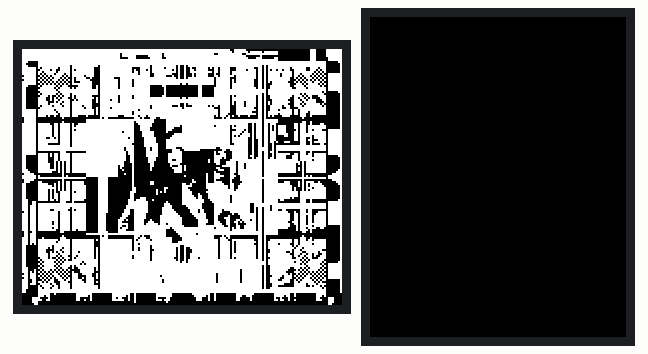
The sketch below on a simulated ESP32. Shown: 2 × 160×128 colour display. Random numbers use the default seed unless the sketch sets one.

Above: at 1.3 s.
At 6.35 s:
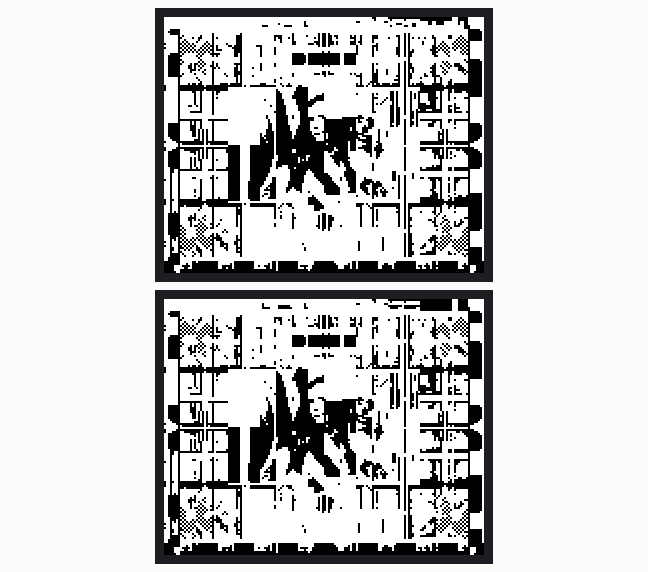
At 14.67 s:
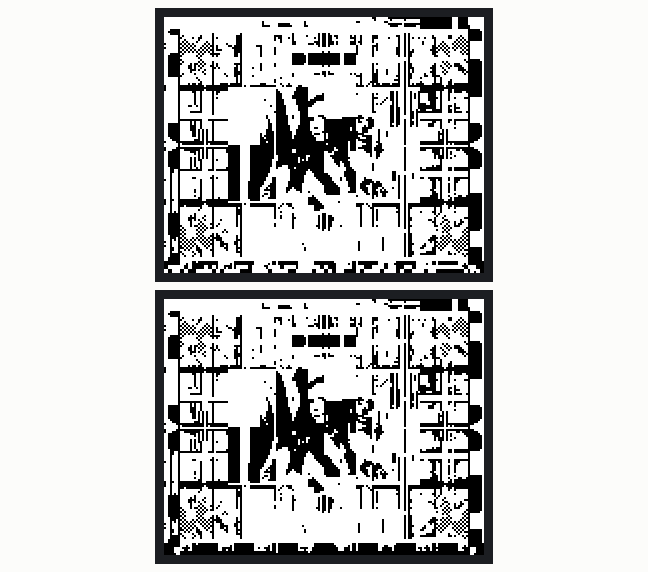
At 23.0 s:
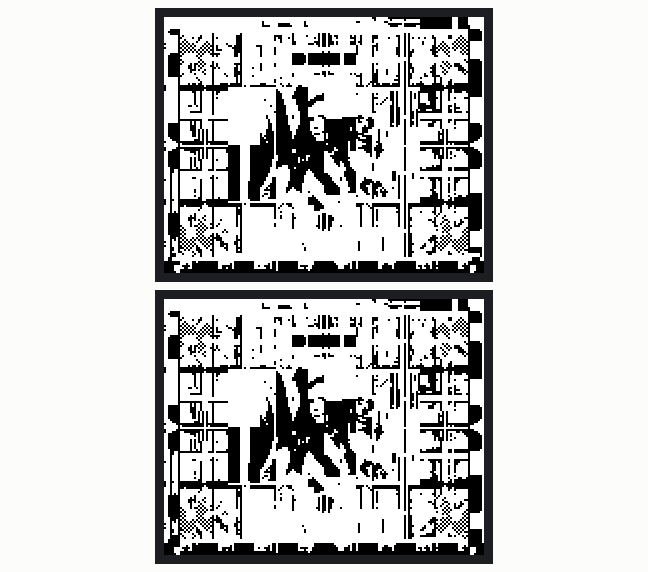
At 31.33 s:
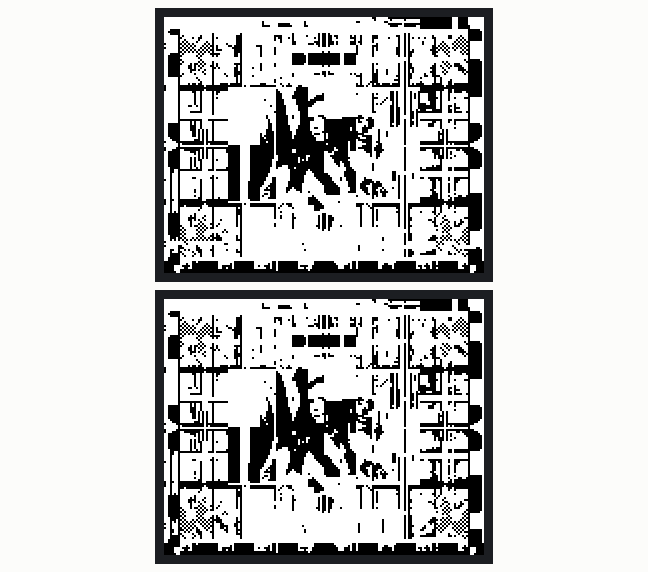
At 39.65 s:
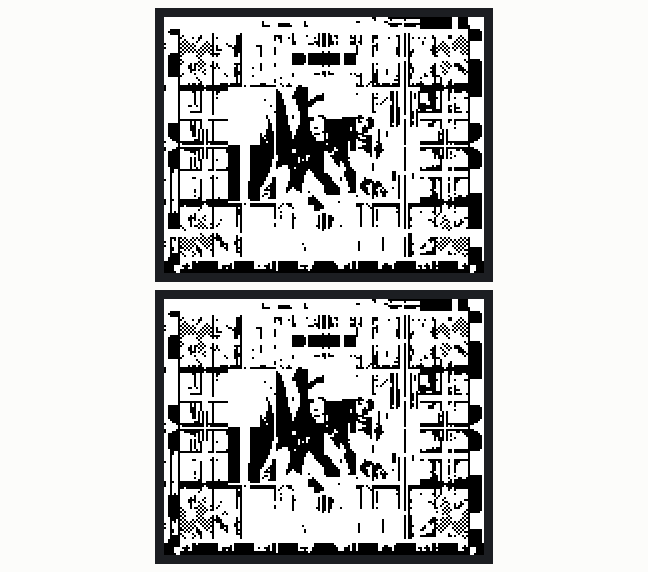

Measured:
- what the display in image 0 shows lasts 4.9 s, from 1.3 s to 6.2 s

The sketch:

esp32_tft_screen_static_v1_4.ino
```cpp
// ESP WROOM 32 Plotting and manipulating graphics on 160x128 screen
// 2022/04/06
// Turning code in to a class
#include <SPI.h>
#include <TFT_eSPI.h>
unsigned char Testcard_F[] PROGMEM = {
  0xff, 0xff, 0xff, 0xff, 0xff, 0xff, 0xff, 0xff, 0xff, 0xff, 0xff, 0xff, 0xff, 0xfc, 0x00, 0x00,
0x00, 0x00, 0x07, 0xff, 0xff, 0xff, 0xff, 0xff, 0xff, 0xff, 0xff, 0xff, 0xff, 0xff, 0xff, 0xff,
0xff, 0xfd, 0xfd, 0xfe, 0x00, 0x00, 0x07, 0xff, 0xff, 0xff, 0xff, 0xff, 0xff, 0xff, 0xfd, 0xff,
0xbf, 0xff, 0xff, 0xff, 0xfc, 0x3f, 0xff, 0xff, 0x00, 0x00, 0x07, 0xff, 0xff, 0xff, 0xff, 0xff,
0xff, 0xff, 0xfd, 0x81, 0xbf, 0xff, 0xff, 0xff, 0xff, 0xff, 0x80, 0x00, 0x00, 0x00, 0x07, 0xff,
0xff, 0xff, 0xff, 0xff, 0xff, 0xff, 0xe1, 0x01, 0x3f, 0xff, 0xff, 0xff, 0xff, 0xff, 0xe1, 0xc0,
0x00, 0x00, 0x07, 0xfe, 0xff, 0xff, 0xff, 0xff, 0xff, 0xff, 0xff, 0xff, 0xff, 0xff, 0xff, 0xff,
0xff, 0xff, 0xff, 0xff, 0x00, 0x00, 0x07, 0xfe, 0x07, 0xff, 0xff, 0xff, 0xff, 0xff, 0xff, 0xff,
0xff, 0xff, 0xff, 0xff, 0xff, 0xff, 0xff, 0xff, 0xff, 0xff, 0xff, 0xc0, 0x03, 0xff, 0xff, 0xff,
0xff, 0xff, 0xff, 0xff, 0xff, 0xff, 0xff, 0xff, 0xff, 0xff, 0xff, 0xff, 0xff, 0xff, 0xff, 0x80,
0x07, 0xff, 0xff, 0xfe, 0xbf, 0xff, 0xff, 0xff, 0xfe, 0x5f, 0xfa, 0xff, 0xff, 0xff, 0xff, 0xfa,
0xff, 0xff, 0xff, 0x80, 0x7f, 0xfd, 0xfb, 0xfe, 0x8f, 0xff, 0x7f, 0xf8, 0x7e, 0x5f, 0x92, 0x5f,
0xfb, 0xf8, 0xcf, 0xfa, 0xbf, 0x3f, 0xef, 0x80, 0x7f, 0xbe, 0xf9, 0xfa, 0x8f, 0xff, 0x7f, 0xb9,
0xfe, 0x57, 0xb2, 0x1f, 0xfb, 0xf8, 0xde, 0x6a, 0x3b, 0x3f, 0xd7, 0x80, 0x7f, 0xfb, 0xfd, 0xfe,
0x8f, 0xff, 0x7f, 0xfb, 0xfe, 0x5f, 0xf2, 0x7f, 0xfb, 0xfe, 0xdf, 0xfa, 0x7f, 0xff, 0xab, 0x80,
0x7f, 0xf5, 0xde, 0xfe, 0x8f, 0xff, 0xff, 0xfb, 0xfc, 0x47, 0xa2, 0x1f, 0xf9, 0xfe, 0xdf, 0xfa,
0x7d, 0xf7, 0x55, 0xfe, 0x7e, 0xaa, 0xaf, 0x7e, 0x8f, 0xff, 0xff, 0xff, 0xfc, 0x48, 0xa2, 0x1f,
0xfb, 0xfb, 0xdf, 0xfa, 0x7d, 0xeb, 0xaa, 0xfe, 0x7f, 0x55, 0x57, 0xfa, 0x84, 0x3f, 0xfe, 0xff,
0xff, 0x5f, 0xfa, 0xff, 0xfe, 0xf8, 0xdf, 0xfa, 0x3f, 0xd5, 0x55, 0xfe, 0x7e, 0xaa, 0xab, 0xfa,
0x83, 0xff, 0x7e, 0xff, 0xff, 0xff, 0xff, 0xff, 0xfe, 0xfa, 0xcf, 0xfa, 0x3f, 0xaa, 0xaa, 0xfe,
0x7f, 0x55, 0x55, 0xe2, 0x87, 0xff, 0x7e, 0xff, 0xff, 0xff, 0xff, 0xff, 0xfe, 0xfa, 0xcf, 0xea,
0x1f, 0xd5, 0x5d, 0xfe, 0x7f, 0xaa, 0xaa, 0xfe, 0x87, 0xff, 0x7e, 0xff, 0xff, 0x7f, 0xfb, 0xff,
0xfe, 0xfe, 0xcf, 0xe2, 0x3f, 0xae, 0xaf, 0xfe, 0x07, 0xfd, 0x75, 0xf0, 0xa7, 0xff, 0x7e, 0xff,
0xc0, 0x00, 0x00, 0x03, 0xfe, 0xfe, 0xcf, 0xf2, 0x3f, 0xdf, 0x5f, 0xfe, 0x03, 0xfe, 0xfa, 0xfa,
0xa7, 0xff, 0xfe, 0xff, 0x80, 0x00, 0x00, 0x03, 0xff, 0xfe, 0xdf, 0xf2, 0x7f, 0xbe, 0xff, 0xfe,
0x03, 0xff, 0xfd, 0xff, 0xbf, 0xff, 0xff, 0xff, 0x80, 0x00, 0x00, 0x03, 0xff, 0xff, 0xff, 0xfb,
0xff, 0xff, 0xff, 0xfe, 0x03, 0xfe, 0xfb, 0xff, 0xbf, 0xff, 0xff, 0xff, 0x80, 0x00, 0x00, 0x03,
0xff, 0xff, 0xff, 0xfb, 0xff, 0xff, 0xbf, 0xc0, 0x03, 0xfd, 0xf5, 0xfe, 0xbf, 0xff, 0xff, 0xff,
0x80, 0x00, 0x00, 0x03, 0xff, 0xff, 0xff, 0xfa, 0xff, 0xd7, 0x7f, 0x80, 0x03, 0x5e, 0xea, 0xfa,
0x87, 0xff, 0x7e, 0xff, 0xc0, 0x00, 0x00, 0x03, 0xff, 0xfa, 0xdf, 0xf2, 0x7f, 0xaf, 0xf1, 0x80,
0x03, 0x4f, 0x75, 0xfa, 0xaf, 0xff, 0x7e, 0xff, 0xff, 0x7f, 0xfb, 0xff, 0xff, 0xfe, 0xdf, 0xf2,
0x3f, 0x5b, 0xe1, 0x80, 0x03, 0x4f, 0xfb, 0xf4, 0xa7, 0xef, 0xfe, 0xff, 0xff, 0xff, 0xff, 0xff,
0xff, 0xfe, 0xdf, 0xe2, 0x1f, 0xb7, 0xc7, 0x80, 0x03, 0x1f, 0xed, 0xfe, 0xa7, 0xff, 0xfe, 0xff,
0xff, 0xff, 0xff, 0xff, 0xff, 0x7a, 0xdf, 0xea, 0x3f, 0xef, 0x87, 0x80, 0x03, 0xdf, 0xf7, 0xfe,
0x87, 0xff, 0xff, 0xff, 0xff, 0x7f, 0xfa, 0xff, 0xff, 0x7a, 0xdf, 0xea, 0x1f, 0xd7, 0x5f, 0x80,
0x03, 0x7d, 0xef, 0xbe, 0x87, 0xff, 0xff, 0xff, 0xfe, 0x47, 0xe2, 0x5f, 0xfb, 0x78, 0xdf, 0xf2,
0x3b, 0xef, 0xbf, 0x80, 0x03, 0xfe, 0xff, 0x7e, 0xa7, 0xef, 0xff, 0xff, 0xfe, 0xff, 0xfe, 0xff,
0xf8, 0xf8, 0xcf, 0xf2, 0x33, 0xfc, 0xff, 0x80, 0x7f, 0xff, 0xfe, 0xfe, 0xaf, 0xff, 0xff, 0xfb,
0xff, 0xff, 0xff, 0xff, 0xfb, 0xf8, 0xdf, 0xf2, 0x7e, 0xfb, 0xff, 0x80, 0x7f, 0xff, 0xfd, 0xfe,
0xaf, 0xff, 0x7f, 0xff, 0xff, 0xff, 0xff, 0xff, 0xfb, 0xf8, 0xc7, 0xfa, 0x7f, 0x7b, 0xff, 0x80,
0x7f, 0xff, 0xfb, 0xfe, 0xaf, 0xff, 0x7f, 0xff, 0xff, 0xff, 0xff, 0xff, 0x7b, 0xf8, 0xdf, 0xfa,
0x7e, 0x3b, 0xff, 0x80, 0x7f, 0x2f, 0xf9, 0x0e, 0x81, 0xff, 0xf8, 0xbb, 0xff, 0xff, 0xff, 0xff,
0xba, 0x12, 0xc2, 0x2a, 0x3c, 0x38, 0x01, 0x80, 0x7e, 0x00, 0x10, 0x00, 0x80, 0x06, 0x00, 0x17,
0xe7, 0xff, 0xff, 0xff, 0xd0, 0x00, 0xc0, 0x02, 0x00, 0x10, 0x00, 0x80, 0x7e, 0x00, 0x00, 0x00,
0xff, 0xff, 0xff, 0xff, 0x03, 0xff, 0xff, 0xff, 0xff, 0xff, 0xff, 0xfe, 0x00, 0x00, 0x00, 0x80,
0x7e, 0x00, 0x10, 0x00, 0xff, 0xff, 0xff, 0xfe, 0x03, 0xff, 0xff, 0xff, 0xff, 0xff, 0xff, 0xfe,
0x00, 0x30, 0x01, 0x80, 0x7f, 0x3f, 0xfb, 0xf2, 0xff, 0xff, 0xff, 0xfc, 0x01, 0xff, 0xff, 0xff,
0xff, 0xff, 0xe9, 0x76, 0x00, 0x3b, 0x61, 0x80, 0x7f, 0x7f, 0xfb, 0xfa, 0xff, 0xff, 0xff, 0xf8,
0x01, 0x7f, 0xff, 0xff, 0xfe, 0xfa, 0xe9, 0x56, 0x0f, 0xbb, 0xff, 0x80, 0x7f, 0x7f, 0xfb, 0xfe,
0xff, 0xff, 0xff, 0xf8, 0x00, 0x0f, 0xff, 0xff, 0xff, 0xfe, 0xe9, 0x56, 0x0f, 0xbb, 0xff, 0x80,
0x7f, 0x7f, 0xfb, 0xfa, 0xff, 0xff, 0xff, 0xf8, 0x00, 0x07, 0xff, 0xff, 0xff, 0x78, 0xe9, 0x56,
0x0f, 0xba, 0x3d, 0xfe, 0x7f, 0x7f, 0xfb, 0xfe, 0xff, 0xff, 0xfb, 0xf0, 0x03, 0x01, 0xff, 0xff,
0xff, 0xbe, 0xe9, 0x76, 0x0f, 0xbb, 0xff, 0xfe, 0x7f, 0x7f, 0xfb, 0xfe, 0xff, 0xff, 0xff, 0xf0,
0x03, 0xf0, 0xff, 0xff, 0xff, 0xde, 0xeb, 0x76, 0x1f, 0xfb, 0xff, 0xfe, 0x7f, 0x7f, 0xfb, 0xfe,
0xff, 0xff, 0xff, 0xf0, 0x03, 0xf8, 0xff, 0xff, 0xff, 0xea, 0xeb, 0x76, 0x18, 0xfb, 0xfd, 0xfe,
0x7f, 0xcf, 0xfa, 0xfe, 0xff, 0xff, 0xdf, 0xe0, 0x07, 0xfc, 0xff, 0xff, 0xff, 0xfe, 0xe9, 0x76,
0x00, 0x3b, 0xfd, 0xfe, 0x7f, 0xff, 0xfb, 0xfe, 0xff, 0xff, 0xff, 0xe0, 0x07, 0xff, 0xff, 0xff,
0xff, 0xfe, 0xc9, 0x76, 0x00, 0xbb, 0xf1, 0xfe, 0x7f, 0xff, 0xfb, 0xfe, 0xff, 0xff, 0xff, 0xe0,
0x07, 0xff, 0xff, 0xff, 0xff, 0xfe, 0xc9, 0xb6, 0x38, 0x38, 0xfd, 0xfe, 0x7f, 0x1f, 0xf8, 0xfe,
0xff, 0xff, 0x7f, 0xe0, 0x0f, 0xff, 0xff, 0xff, 0xff, 0xfc, 0xc9, 0x26, 0x00, 0x38, 0x61, 0xfe,
0x7f, 0xff, 0xff, 0xfe, 0xff, 0xff, 0xff, 0xe0, 0x0f, 0xff, 0xff, 0xff, 0xff, 0xff, 0xc9, 0xa6,
0xff, 0xff, 0xff, 0xfe, 0x7f, 0xff, 0xff, 0xff, 0xff, 0xff, 0xf7, 0xc0, 0x0e, 0x1f, 0xff, 0xff,
0xf9, 0xff, 0xc9, 0xa7, 0xff, 0xff, 0xff, 0xfe, 0x7f, 0xff, 0xff, 0xff, 0xff, 0xff, 0xf7, 0xc0,
0x0e, 0x78, 0xfe, 0x01, 0x30, 0xff, 0xc9, 0xa7, 0xff, 0xff, 0xff, 0xfe, 0x7f, 0x00, 0x38, 0x00,
0xff, 0xff, 0xef, 0xc0, 0x0f, 0xf8, 0x00, 0x00, 0x1d, 0xfe, 0xc9, 0xb6, 0x00, 0x38, 0x01, 0xfe,
0x7f, 0x5f, 0xfb, 0xfe, 0xff, 0xff, 0xef, 0xc0, 0x0f, 0xfe, 0x00, 0x00, 0x39, 0xfe, 0xc9, 0xa6,
0x3f, 0xbb, 0xfd, 0xfe, 0x03, 0x5f, 0xfb, 0xfe, 0xff, 0xff, 0xcf, 0xc0, 0x0f, 0xfe, 0x00, 0x00,
0x3f, 0xfe, 0xcd, 0xa6, 0x8f, 0xfb, 0xfd, 0xc0, 0x03, 0x1f, 0xfb, 0xfe, 0xff, 0xff, 0xcf, 0x80,
0x07, 0xfe, 0x00, 0x00, 0x2f, 0xfe, 0xe9, 0xb6, 0x8f, 0xfb, 0xff, 0x80, 0x03, 0x1f, 0xfb, 0xfe,
0xff, 0xff, 0xcf, 0x80, 0x07, 0xe6, 0x00, 0x20, 0x07, 0xff, 0xff, 0xfe, 0xff, 0xfb, 0xfd, 0x80,
0x03, 0x1f, 0xd5, 0xfe, 0xff, 0xff, 0xc7, 0x80, 0x03, 0xfe, 0x00, 0x20, 0xc7, 0xf7, 0xff, 0xfe,
0xff, 0xd7, 0xff, 0x80, 0x03, 0x3f, 0xd5, 0xfe, 0xff, 0xff, 0x87, 0x00, 0x03, 0x7c, 0x00, 0x00,
0xc6, 0x77, 0xff, 0xfe, 0xff, 0xd5, 0xff, 0x80, 0x03, 0x3f, 0xd5, 0xfe, 0xff, 0xff, 0x86, 0x00,
0x03, 0xc4, 0x02, 0x00, 0xf0, 0x77, 0xff, 0xfe, 0xff, 0xd1, 0xff, 0x80, 0x03, 0x3f, 0xd5, 0xfe,
0xff, 0xff, 0x82, 0x00, 0x01, 0xf8, 0x02, 0x00, 0x06, 0x77, 0xff, 0xfe, 0xff, 0xd5, 0xff, 0x80,
0x07, 0xff, 0xd5, 0xfe, 0xff, 0xff, 0x84, 0x00, 0x01, 0xf0, 0x02, 0x00, 0x1c, 0xf7, 0xff, 0xfe,
0xff, 0xd5, 0xff, 0xc0, 0x0f, 0x7f, 0xd4, 0xfe, 0xff, 0xff, 0x80, 0x00, 0x00, 0xf0, 0x00, 0x00,
0x01, 0xf7, 0xff, 0xfe, 0xff, 0xd1, 0xff, 0xe0, 0x3e, 0x00, 0x10, 0x00, 0xff, 0xff, 0x88, 0x00,
0x00, 0x00, 0x00, 0x10, 0x07, 0xf3, 0xff, 0xfe, 0x00, 0x10, 0x00, 0xf8, 0x7f, 0x01, 0x50, 0x00,
0xff, 0xff, 0x80, 0x00, 0x00, 0x00, 0x02, 0x10, 0x1f, 0xe7, 0xff, 0xfe, 0x00, 0x50, 0x01, 0xfe,
0x7f, 0xff, 0xff, 0xff, 0xc0, 0x07, 0x80, 0x00, 0x00, 0x00, 0x00, 0x10, 0x07, 0xe3, 0xff, 0xff,
0xff, 0xff, 0xff, 0xfe, 0x3e, 0x00, 0x10, 0x00, 0xc0, 0x07, 0x80, 0x00, 0x00, 0x00, 0x20, 0x10,
0x01, 0xe1, 0xff, 0xfe, 0x00, 0x10, 0x00, 0xf8, 0x0e, 0x03, 0xd4, 0x7e, 0xc0, 0x07, 0x80, 0x00,
0x03, 0x00, 0x60, 0x10, 0x0f, 0xc1, 0xff, 0xfe, 0x38, 0xd4, 0x13, 0xe0, 0x03, 0x1f, 0xd5, 0x7e,
0xc0, 0x07, 0x80, 0x00, 0x03, 0x00, 0x13, 0xf0, 0x1f, 0xe3, 0xff, 0xfe, 0x3f, 0x54, 0x3f, 0xc0,
0x03, 0x7f, 0xd5, 0xfe, 0xc0, 0x07, 0x80, 0x00, 0x00, 0x00, 0x1f, 0xf0, 0x7f, 0xf3, 0xff, 0xfe,
0x7f, 0x54, 0x7f, 0x80, 0x03, 0xff, 0xd5, 0xfe, 0xc0, 0x07, 0x80, 0x01, 0x80, 0x01, 0x07, 0xf0,
0x7f, 0xf3, 0xff, 0xfe, 0x7f, 0xd1, 0xfd, 0x80, 0x03, 0x5f, 0xd5, 0xfe, 0xc0, 0x07, 0x80, 0x01,
0x88, 0x00, 0x0f, 0xe0, 0xff, 0xfb, 0xff, 0xfe, 0x7f, 0x51, 0xff, 0x80, 0x03, 0x5f, 0xf9, 0xfa,
0xc0, 0x07, 0xc0, 0x01, 0xa8, 0x00, 0x1f, 0xf0, 0xff, 0xff, 0xff, 0xfe, 0xff, 0xfb, 0xff, 0x80,
0x03, 0x5f, 0xfb, 0xfe, 0xc0, 0x07, 0xc0, 0x00, 0x08, 0x00, 0x1f, 0xe1, 0xff, 0xff, 0xff, 0xfe,
0xff, 0xfb, 0xff, 0x80, 0x03, 0x5f, 0xfb, 0xfe, 0xc0, 0x07, 0xc0, 0x00, 0x00, 0x00, 0x3f, 0xe3,
0xff, 0xfe, 0xff, 0xfe, 0xff, 0xfb, 0xff, 0x80, 0x03, 0x5f, 0xfb, 0xfe, 0xc0, 0x07, 0xc0, 0x38,
0x00, 0x00, 0x7f, 0xe3, 0xff, 0xfe, 0xff, 0xfe, 0xbf, 0xf8, 0xff, 0x80, 0x07, 0xdf, 0xfa, 0x7e,
0xc0, 0x07, 0xe0, 0x3e, 0x02, 0x00, 0xff, 0xc7, 0xff, 0xfe, 0xff, 0xfe, 0x06, 0x38, 0x01, 0xc0,
0x67, 0x00, 0x38, 0x02, 0xc0, 0x07, 0xe0, 0x7f, 0x00, 0x01, 0xff, 0x87, 0xff, 0xfe, 0xff, 0xfe,
0x00, 0x38, 0x01, 0xfe, 0x67, 0xff, 0xff, 0xff, 0xc0, 0x07, 0xe0, 0x7f, 0x80, 0x03, 0xff, 0x03,
0xff, 0xff, 0xf3, 0xff, 0xff, 0xff, 0xff, 0xfe, 0x77, 0xff, 0xff, 0xff, 0xc0, 0x07, 0xf0, 0x7f,
0x80, 0x07, 0xfc, 0x03, 0xff, 0xff, 0xf3, 0xef, 0xff, 0xff, 0xff, 0xfe, 0x77, 0xff, 0xff, 0xfe,
0xc0, 0x07, 0xf0, 0x7f, 0xc0, 0x07, 0xf8, 0x03, 0xff, 0xff, 0xd3, 0xee, 0xff, 0xff, 0xff, 0xfe,
0x77, 0x3f, 0x7f, 0xfa, 0xc0, 0x07, 0x38, 0x7f, 0xc0, 0x0f, 0xf0, 0x06, 0xef, 0xff, 0xd3, 0xee,
0x0c, 0xb8, 0x01, 0xfe, 0x76, 0xff, 0xfb, 0xfe, 0xc0, 0x07, 0x38, 0x7f, 0xc0, 0x1f, 0xf0, 0x06,
0x0f, 0xff, 0xd3, 0xfe, 0x1f, 0xb9, 0xf1, 0xfe, 0x77, 0xff, 0xfb, 0xfe, 0xc0, 0x03, 0x3c, 0x3f,
0xc0, 0x3f, 0xe0, 0x0f, 0x07, 0xf2, 0xdf, 0xfe, 0x3f, 0xfb, 0xf9, 0xfe, 0x77, 0xff, 0xfb, 0xfe,
0xc0, 0x03, 0x1c, 0x3f, 0xe0, 0x7f, 0xc0, 0x0f, 0x83, 0xe0, 0xdf, 0xfe, 0x3f, 0xbb, 0xfd, 0xfe,
0x77, 0xff, 0xfb, 0xfe, 0xc0, 0x03, 0x0e, 0x3f, 0xe0, 0xff, 0x80, 0x0f, 0xe3, 0xe0, 0xdf, 0xfe,
0x3f, 0xbb, 0xfd, 0xfe, 0x77, 0xff, 0xfb, 0xfe, 0xc0, 0x03, 0x17, 0x1f, 0xe1, 0xff, 0x00, 0x1f,
0xc3, 0xd8, 0xdb, 0xfe, 0x3f, 0xbb, 0xfd, 0xfe, 0x77, 0x7f, 0xfb, 0xfe, 0xc0, 0x03, 0x03, 0x9f,
0xe3, 0xff, 0x00, 0x1f, 0xc7, 0xac, 0xdf, 0xfe, 0x9f, 0xbb, 0xfd, 0xfe, 0x77, 0x7f, 0xfb, 0xfe,
0xc0, 0x03, 0x1f, 0xdf, 0xef, 0xfe, 0x00, 0x0f, 0xcf, 0x08, 0xdf, 0xfe, 0x3f, 0xbb, 0xff, 0xfe,
0x77, 0xff, 0xfb, 0xfe, 0xc0, 0x03, 0x13, 0xff, 0xff, 0xff, 0x01, 0xff, 0x9f, 0x98, 0xdf, 0xfe,
0x3f, 0xfa, 0xfd, 0x80, 0x77, 0x7f, 0xfb, 0xfe, 0xc0, 0x03, 0x1d, 0xff, 0xff, 0xfb, 0xff, 0xff,
0xfe, 0x9a, 0xdf, 0xfe, 0x1f, 0xba, 0x67, 0x80, 0x77, 0xff, 0xf9, 0xf6, 0xc0, 0x03, 0x0f, 0xff,
0xff, 0xf0, 0xff, 0xff, 0xff, 0xfe, 0xdf, 0xfe, 0x00, 0x7a, 0x01, 0x80, 0x66, 0x00, 0x18, 0x00,
0xc0, 0x07, 0xff, 0xff, 0xff, 0xe0, 0xff, 0xff, 0xff, 0xff, 0xff, 0xfe, 0x00, 0x30, 0x01, 0x80,
0x76, 0x00, 0x00, 0x00, 0xff, 0xff, 0xff, 0xff, 0xff, 0xc0, 0x7f, 0xff, 0xff, 0xff, 0xff, 0xfe,
0x00, 0x00, 0x00, 0x80, 0x76, 0x00, 0x10, 0x00, 0x80, 0x06, 0x00, 0x17, 0xff, 0x80, 0xff, 0xff,
0xd0, 0x00, 0xc0, 0x02, 0x00, 0x10, 0x00, 0x80, 0x77, 0x04, 0x38, 0x00, 0x80, 0x07, 0x00, 0x3b,
0xff, 0x07, 0xff, 0xff, 0xb8, 0x00, 0xc0, 0x02, 0x00, 0x38, 0x01, 0x80, 0x77, 0xff, 0xfb, 0xfe,
0xaf, 0xff, 0x7f, 0xfd, 0xfe, 0x07, 0xff, 0xff, 0x7b, 0xfe, 0xcf, 0xf2, 0x7f, 0xbb, 0xfd, 0x80,
0x77, 0xff, 0xfd, 0xfe, 0x8f, 0xff, 0x7f, 0xff, 0xff, 0xc7, 0xff, 0xff, 0xfb, 0xfa, 0xdf, 0xfa,
0x7f, 0xfb, 0xff, 0x80, 0x57, 0xff, 0xff, 0xfe, 0x8f, 0xff, 0x7f, 0xfb, 0xff, 0xff, 0xff, 0xff,
0xfb, 0xfa, 0xcf, 0xfa, 0x3e, 0xfb, 0xfd, 0x80, 0x03, 0x7f, 0xff, 0xfe, 0x8f, 0xff, 0x7f, 0xff,
0xfe, 0x7f, 0xfe, 0xff, 0xfb, 0xfa, 0xdf, 0xfa, 0x7f, 0xfd, 0xff, 0x80, 0x03, 0x5f, 0xef, 0xfe,
0xaf, 0xff, 0x7f, 0xfb, 0xfe, 0x5f, 0xf2, 0xff, 0xfb, 0xfa, 0xdf, 0xfa, 0xff, 0xee, 0xff, 0x80,
0x03, 0x0f, 0xf7, 0xfe, 0xaf, 0xff, 0x7f, 0xfb, 0xfc, 0x5f, 0xe2, 0xff, 0xfb, 0xfa, 0xdf, 0xf2,
0x7f, 0xf7, 0x3f, 0x80, 0x03, 0x4f, 0xed, 0xee, 0xaf, 0xff, 0xff, 0xff, 0xfe, 0x5f, 0xe2, 0xff,
0xfb, 0xfa, 0xdf, 0xf2, 0x4f, 0xcf, 0xef, 0x80, 0x03, 0xdf, 0xfb, 0xfe, 0xaf, 0xff, 0xff, 0xff,
0xfe, 0x5f, 0xf2, 0xff, 0xfb, 0xfe, 0xdf, 0xfa, 0x3f, 0xb7, 0xcd, 0x80, 0x03, 0xdf, 0x75, 0xf6,
0xaf, 0xff, 0x7f, 0xff, 0xfe, 0x5f, 0xf2, 0xff, 0xfb, 0xfe, 0xdf, 0xfa, 0x7f, 0xdb, 0xe5, 0x80,
0x03, 0x5e, 0xea, 0xfa, 0xaf, 0xff, 0x7f, 0xff, 0xfe, 0x4f, 0xf2, 0xfe, 0xfb, 0xfa, 0xdf, 0xf2,
0x7f, 0xae, 0xf1, 0x80, 0x03, 0xfd, 0x55, 0xfe, 0xbf, 0xff, 0xff, 0xff, 0xfe, 0x5f, 0xfa, 0xff,
0xff, 0xff, 0xff, 0xfa, 0xff, 0x57, 0x7f, 0x80, 0x03, 0xfa, 0xea, 0xbf, 0xbf, 0xff, 0xff, 0xff,
0xff, 0x7f, 0xfb, 0xff, 0xff, 0xff, 0xff, 0xfb, 0xff, 0xae, 0xbf, 0xc0, 0x03, 0xfd, 0xf5, 0x5f,
0xbf, 0xff, 0xff, 0xff, 0xff, 0xff, 0xff, 0xff, 0xff, 0xff, 0xff, 0xfb, 0xff, 0xd7, 0x5f, 0xfe,
0x03, 0xfa, 0xfa, 0xfa, 0xbf, 0xff, 0xff, 0xff, 0xff, 0xff, 0xff, 0xff, 0xff, 0xff, 0xff, 0xf2,
0xff, 0xbf, 0xbf, 0xfe, 0x07, 0xfd, 0x75, 0xf2, 0xaf, 0xff, 0xff, 0xff, 0xff, 0xff, 0xff, 0xff,
0xff, 0xff, 0xff, 0xf2, 0x3f, 0x57, 0x5f, 0xfe, 0x47, 0xba, 0xaa, 0xe0, 0xaf, 0xff, 0xff, 0xff,
0xff, 0xff, 0xff, 0xff, 0xff, 0xdf, 0xff, 0xf2, 0x1f, 0xaa, 0xaf, 0xfe, 0x57, 0x55, 0x55, 0xe2,
0x8f, 0xff, 0xff, 0xff, 0xff, 0xff, 0xff, 0xff, 0xff, 0xdf, 0xff, 0xf2, 0x0f, 0x57, 0x55, 0xfe,
0x76, 0xaa, 0xab, 0xce, 0xa7, 0xff, 0xff, 0xff, 0xff, 0xff, 0xff, 0xff, 0xfd, 0xdf, 0xff, 0xf2,
0x5f, 0xaa, 0xaa, 0xfe, 0x77, 0x55, 0x57, 0x0e, 0xa7, 0xff, 0xff, 0xff, 0xdf, 0xff, 0xff, 0xff,
0xfd, 0xdf, 0xff, 0xe2, 0x7b, 0xd5, 0x55, 0xfe, 0x76, 0xaa, 0xae, 0x4e, 0xaf, 0xff, 0xff, 0xff,
0xff, 0xff, 0xff, 0xff, 0xfd, 0xdf, 0xff, 0xf2, 0x79, 0xea, 0xaa, 0xfe, 0x67, 0xd4, 0xdc, 0x3e,
0x8f, 0xff, 0xff, 0xff, 0xbf, 0xff, 0xff, 0xff, 0xfd, 0xdf, 0xff, 0xf2, 0x3c, 0xf5, 0xd5, 0x80,
0x67, 0xeb, 0x78, 0x7e, 0xaf, 0xff, 0xff, 0xff, 0xbf, 0xff, 0xff, 0xff, 0xfd, 0xdf, 0xff, 0xf2,
0x3f, 0xfb, 0x2b, 0x80, 0x77, 0xbe, 0xf9, 0xfe, 0x8f, 0xff, 0xff, 0xff, 0xff, 0xff, 0xff, 0xff,
0xff, 0xff, 0xff, 0xe2, 0x07, 0xbf, 0xf7, 0x80, 0x07, 0x7d, 0xfb, 0xfe, 0xbf, 0xff, 0xff, 0xff,
0xff, 0xff, 0xff, 0xff, 0xff, 0xff, 0xff, 0xe2, 0x00, 0x3f, 0x5d, 0x80, 0x07, 0xbb, 0xfb, 0xfe,
0xbf, 0xff, 0xff, 0xff, 0xff, 0xff, 0xff, 0xff, 0xff, 0xff, 0xff, 0xf2, 0xff, 0xff, 0xbf, 0x80,
0x03, 0xff, 0xff, 0xff, 0xff, 0xff, 0xff, 0xff, 0xff, 0xff, 0xff, 0xff, 0xff, 0xff, 0xff, 0xff,
0xff, 0xff, 0xff, 0x80, 0x03, 0xff, 0xff, 0xff, 0xff, 0xff, 0xff, 0xff, 0xff, 0xff, 0xff, 0xff,
0xff, 0xff, 0xff, 0xff, 0xff, 0xff, 0xff, 0x80, 0x00, 0x3f, 0x01, 0xf8, 0x07, 0xe0, 0x3f, 0x01,
0xf8, 0x07, 0xe0, 0x3f, 0x01, 0xf8, 0x0f, 0xc0, 0x3f, 0x01, 0xf8, 0x00, 0x00, 0x37, 0x00, 0xf8,
0x05, 0xe0, 0x2f, 0x01, 0xf8, 0x07, 0xc0, 0x2f, 0x01, 0x38, 0x07, 0xc0, 0x37, 0x01, 0xb8, 0x00,
0xe0, 0x21, 0x00, 0x18, 0x04, 0x60, 0x23, 0x01, 0x08, 0x03, 0x80, 0x23, 0x01, 0x18, 0x04, 0x40,
0x22, 0x00, 0x18, 0x0e, 0xe0, 0x33, 0x00, 0x98, 0x04, 0xe0, 0x27, 0x01, 0xb8, 0x03, 0x80, 0x23,
0x01, 0x18, 0x04, 0xc0, 0x26, 0x01, 0x38, 0x0e, 0xe0, 0x00, 0x00, 0x00, 0x00, 0x00, 0x00, 0x01,
0x00, 0x01, 0x00, 0x00, 0x00, 0x00, 0x00, 0x00, 0x00, 0x00, 0x00, 0x0e, 0xc0, 0x00, 0x00, 0x00,
0x00, 0x00, 0x00, 0x00, 0x00, 0x00, 0x00, 0x00, 0x00, 0x00, 0x00, 0x00, 0x00, 0x00, 0x00, 0x06
};
class screenStatic {
  public:
    void start(byte tempStaticStartPosition, byte tempHeight, byte tempWidth, byte tempStaticHeight, byte tempPixelSize, unsigned char *tempBackground){
    screenHeight = tempHeight;
    screenWidth = tempWidth;
    staticStripHeight = tempStaticHeight;
    background = tempBackground;
    staticPixelSize = tempPixelSize;
    staticStartPosition = tempStaticStartPosition;
    myScreen.init();
    myScreen.setRotation(1);
    myScreen.fillScreen(TFT_BLACK);
    delay(50);
    myScreen.drawXBitmap(0 ,0, background, screenHeight, screenWidth, TFT_WHITE);
  }
  void displayStaticBar(){
      for (byte y = staticStartPosition; y < (staticStartPosition + staticStripHeight); y +=staticPixelSize){
        for (byte j = 0; j < screenHeight; j += staticPixelSize){
          byte pixel = random(0, 10);
          if (pixel <= 5){
            myScreen.fillRect(j, y, staticPixelSize, staticPixelSize, TFT_WHITE);
          }
          else {
            myScreen.fillRect(j, y, staticPixelSize, staticPixelSize, backgroundColour);
          }
        }
      }
      myScreen.fillRect(0, staticStartPosition, screenHeight, 2, TFT_BLACK);
      staticStartPosition += staticPixelSize;
      if (staticStartPosition == screenWidth) {
        staticStartPosition = 0;
      }
  }
  void backGroundImageRefresh(){
      myScreen.drawXBitmap(0 ,0, background, screenHeight, screenWidth, TFT_WHITE);
  }
  void fullScreenStaticTimed(long interval, byte repeatValue){
    unsigned long currentMillis = millis();
    if (currentMillis - previousMillis >= interval){
      previousMillis = currentMillis;
      for (byte repeat; repeat < repeatValue; repeat ++){
        for (byte j = 0; j < screenWidth; j += staticPixelSize){
          for (byte i = 0; i < screenHeight; i += staticPixelSize){
            byte pixel = random(0, 10);
            if (pixel <= 5){
              myScreen.fillRect(i, j, staticPixelSize, staticPixelSize, TFT_WHITE);
            }
            else {
              myScreen.fillRect(i, j, staticPixelSize, staticPixelSize, backgroundColour);
            }
          }
        }
      }
      myScreen.fillScreen(TFT_BLACK);
    }
  }
  void fullScreenStatic(byte repeatValue){
      for (byte repeat; repeat < repeatValue; repeat ++){
        for (byte j = 0; j < screenWidth; j += staticPixelSize){
          for (byte i = 0; i < screenHeight; i += staticPixelSize){
            byte pixel = random(0, 10);
            if (pixel <= 5){
              myScreen.fillRect(i, j, staticPixelSize, staticPixelSize, TFT_WHITE);
            }
            else {
              myScreen.fillRect(i, j, staticPixelSize, staticPixelSize, backgroundColour);
            }
          }
        }
      }
      myScreen.fillScreen(TFT_BLACK);
  }
  private :
  byte screenHeight;
  byte screenWidth;
  byte staticHeight;
  byte staticStripHeight;
  byte staticPixelSize;
  byte staticStartPosition;
  uint32_t backgroundColour;
  unsigned char *background;
  TFT_eSPI myScreen=TFT_eSPI();
  unsigned long previousMillis = 0;
  };
screenStatic staticOne;
screenStatic staticTwo;
const byte SCREENWIDTH = 128;
const byte SCREENHEIGHT = 160;
void setup(){
  Serial.begin(115200);
  delay(1000);
  staticOne.start(0, SCREENHEIGHT, SCREENWIDTH, 5, 2, Testcard_F);
  staticTwo.start(64, SCREENHEIGHT, SCREENWIDTH, 5, 2, Testcard_F);
  staticOne.fullScreenStatic(100);
//  delay(8000);
}
void loop() {
  staticOne.displayStaticBar();
//  staticTwo.displayStaticBar();
//  staticOne.fullScreenStaticTimed(1000, 10);
  staticOne.backGroundImageRefresh();
}
```
